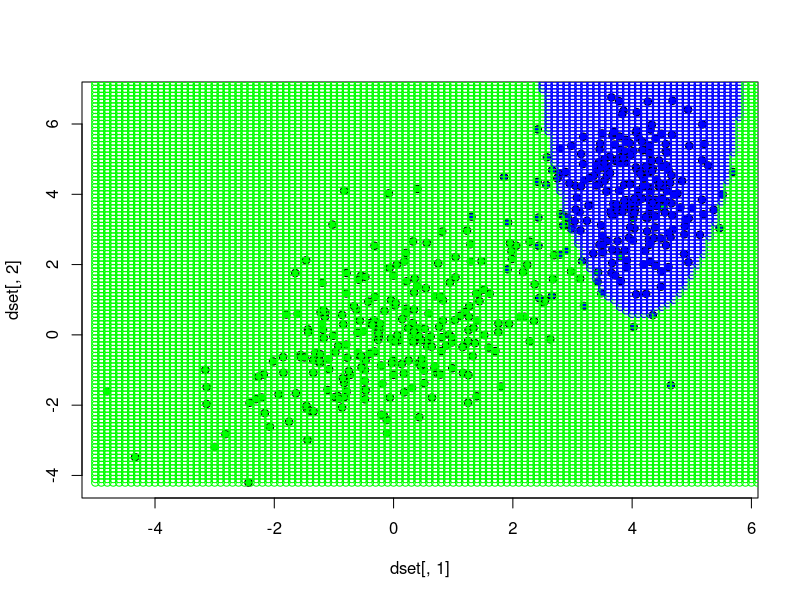

The R script that drew this image:
library(MASS)
getPriorProbabilities <- function (dset, column) {
  dsetLength <- dim(dset)[1]
  return (table(dset[, column]) / dsetLength)
}

likelihood <- function(feature, expectation, deviation) {
  return ((1 / (deviation * sqrt(2 * pi))) * exp(-((feature - expectation) ^ 2) / (2 * deviation ^ 2)))
}

# returns a probability of a given point to be in a given class
getProbability <- function(dset, classesColumn, className, point, lambda) {
  classesCount <- 0
  featuresCount <- length(point)
  dsetLength <- dim(dset)[1]
  
  prior <- getPriorProbabilities(dset, classesColumn)[className]
  # lambda <- 1 # rep(1, classesCount)
  
  expectations <- array(dim = featuresCount)
  for (i in 1:featuresCount) {
    expectations[i] <- mean(dset[which(dset[, classesColumn] == className), i])
  }
  
  matr <- matrix(0, featuresCount, featuresCount)
  for (i in 1:featuresCount) {
    matr[i, ] <- sum((dset[which(dset[, classesColumn] == className), i] - expectations[i]) ^ 2) / dsetLength
  }
  deviations <- array(dim = featuresCount)
  for (i in 1:featuresCount) {
    deviations[i] <- matr[i, i]
  }
  
  # print(log(lambda * prior))
  # print(expectations)
  # print('separator')
  # print(featuresCount)
  # print(deviations)
  # print(lambda * prior)
  # print(sum(log(likelihood(point, expectations, deviations))))
  
  logOfLikelihood <- sum(log(likelihood(point, expectations, deviations)))
  
  return (log(lambda * prior) + logOfLikelihood)
}

classify <- function(point, lambdas) {
  classes <- unique(dset[, 3])
  classesCount <- length(classes)
  scores <- array(dim = classesCount)
  for (i in 1:classesCount) {
    scores[i] <- getProbability(dset, 3, classes[i], point, lambdas[i])
  }
  return(classes[which.max(scores)])
}

mu1 <- c(0, 0)
mu2 <- c(4, 4)
sig1 <- matrix(c(2, 0.9, 0.9, 2), 2, 2)
sig2 <- matrix(c(0.5, 0, 0, 2), 2, 2)
dset1 <- mvrnorm(250, mu1, sig1)
dset2 <- mvrnorm(250, mu2, sig2)
dset <- rbind(cbind(dset1, 1),cbind(dset2, 2))
plot(dset[ ,1], dset[ ,2], pch=21, bg=c("green","blue")[dset[ ,3]])


# generating map
colors <- c("1" = "green", "2" = "blue")
xs <- seq(from = -5, to = 6.2, by = 0.1)
ys <- seq(from = -4.2, to = 8, by = 0.1)
lambdas <- runif(2, min=1, max=100)
print(lambdas)

all <- length(xs) * length(ys)
progress = 1
for (i in xs) {
  for (j in ys) {
    cat("\rProcessing point", progress, "of", all)
    progress <- progress + 1
    result <- classify(c(i, j), lambdas)
    points(i, j, col = colors[result], pch = 21)
  }
}
cat("\rDone.                      \n")

